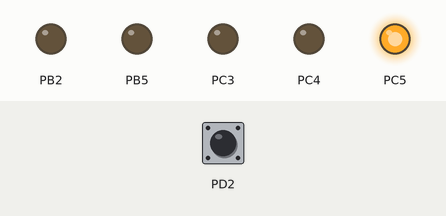
This program was run on a simulated ATmega328P, built with avr-gcc and emulated at 16 MHz. On the bench: output pins drawn as LEDs (lit = HIGH). The test bench sets the inputs (shaded band); at power-on: PD2 HIGH.

Above: at 2.5 s.
At 6.5 s:
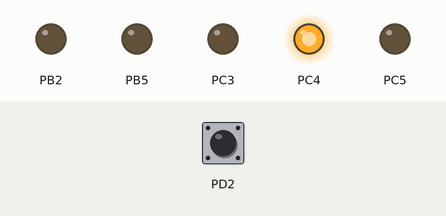
At 10.5 s:
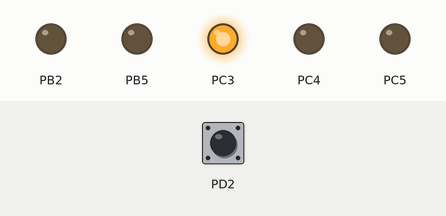
Timing chart, 0 to 16.9 s (numbered marks = the images above):
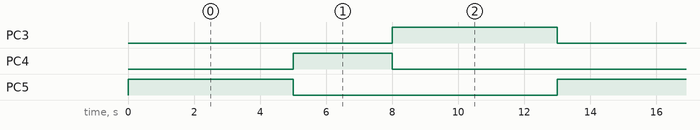

The program:

main.c
```c
#define F_CPU 16000000UL
#include <avr/io.h>
#include<util/delay.h>

void cw(){ //function definition and declaration for stop signal
	PORTC|=(1<<PC5);
	PORTC&=~(1<<PC4);
	PORTC&=~(1<<PC3);
	_delay_ms(5000);

}

void ccw(){ //function definition and declaration for get ready signal
	PORTC&=~(1<<PC5);
	PORTC|=(1<<PC4);
	PORTC&=~(1<<PC3);
	_delay_ms(3000);

}

void cccw(){ //function definition and declaration for go signal
	PORTC&=~(1<<PC5);
	PORTC&=~(1<<PC4);
	PORTC|=(1<<PC3);
	_delay_ms(5000);

}

void gw(){   //function definition and declaration for rotating the motor clockwise
	PORTB|=(1<<PB5);
	PORTB&=~(1<<PB2);
	_delay_ms(10000);
}
void ggw(){  //function definition and declaration for rotating the motor anticlockwise
	PORTB&=~(1<<PB5);
	PORTB|=(1<<PB2);
	_delay_ms(10000);
}
void gggw(){ //function definition and declaration for stationary motion of motor
	PORTB&=~(1<<PB5);
	PORTB&=~(1<<PB2);
	//_delay_ms(10000);
}


int main(void)
{
	DDRC|=(1<<DDC5)|(1<<DDC4)|(1<<DDC3); //initializing PC5, PC4, PC3 as output
	DDRB|=(1<<DDB5)|(1<<DDB2); //initializing PB5 and PB2 as output

	DDRD&=~(1<<DDD2); // initializing PD2 as input
	PORTD|=(1<<PD2); //input Pulled up condition
    while (1)
	    {

			if(!(PIND&(1<<PD2))){  //checking if input is 0
				cw();
				gw();
				ggw();
				gggw();
			}
			else{
				cw();
				ccw();
				cccw();

			}


    }
}
```

Measured:
- by itself, PC3, PC5: alternates HIGH for 5.0 s and LOW for 8.0 s
- by itself, PC4: alternates HIGH for 3.0 s and LOW for 10.0 s
- by itself, everything shown: repeats every 13.0 s, in 3 steps
